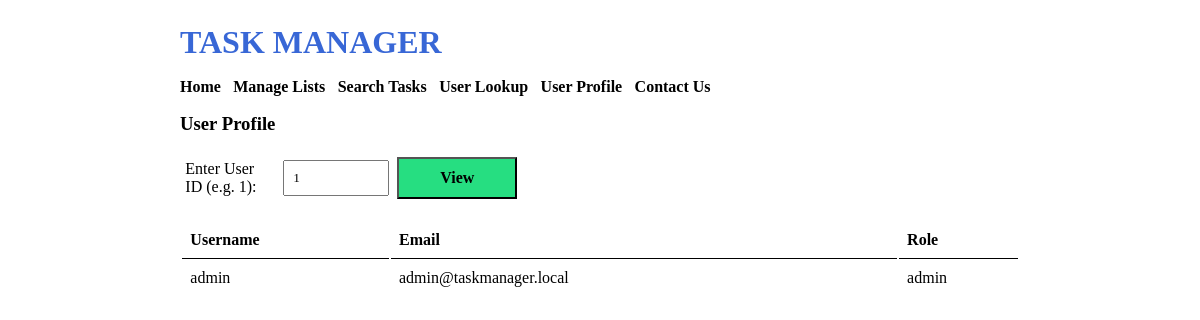
Screenshot of /profile.php?user_id=1 (signed in) with the database file from the repository.
### tables this page shows
CREATE TABLE `tbl_users` (
  `user_id` int(10) UNSIGNED NOT NULL AUTO_INCREMENT,
  `username` varchar(50) NOT NULL,
  `password` varchar(100) NOT NULL,
  `email` varchar(100) NOT NULL,
  `role` varchar(20) NOT NULL DEFAULT 'user',
  `token` varchar(100) DEFAULT NULL,
  PRIMARY KEY (`user_id`)
);

### profile.php (the view, shortened to what this page needs)
<?php
    $user_id = isset($_GET['user_id']) ? $_GET['user_id'] : '';
?>
<html>
    <head>
        <link rel="stylesheet" href="<?php echo SITEURL; ?>css/style.css" />
    </head>
    <body>
        <div class="wrapper">
            <h1>TASK MANAGER</h1>
            <div class="menu">
                <a href="<?php echo SITEURL; ?>">Home</a>
                <a href="<?php echo SITEURL; ?>manage-list.php">Manage Lists</a>
                <a href="<?php echo SITEURL; ?>search.php">Search Tasks</a>
                <a href="<?php echo SITEURL; ?>user-check.php">User Lookup</a>
                <a href="<?php echo SITEURL; ?>profile.php">User Profile</a>
                <a href="<?php echo SITEURL; ?>contact.php">Contact Us</a>
            </div>
            <h3>User Profile</h3>
            <form method="GET" action="">
                <table class="tbl-half">
                    <tr>
                        <td>Enter User ID (e.g. 1):</td>
                        <td><input type="text" name="user_id" placeholder="User ID" value="<?php echo htmlspecialchars($user_id); ?>" style="width:100%;padding:8px;" /></td>
                        <td><input class="btn-primary btn-lg" type="submit" value="View" style="padding: 10px 40px; min-width: 120px; font-size: 16px;" /></td>
                    </tr>
                </table>
            </form>
            <?php if ($user_id !== ''): ?>
            <table class="tbl-full">
                <tr>
                    <th>Username</th>
                    <th>Email</th>
                    <th>Role</th>
                </tr>
                <?php
                    $conn = mysqli_connect(LOCALHOST, DB_USERNAME, DB_PASSWORD) or die(mysqli_error());
                    $sql = "SELECT username, email, role FROM tbl_users WHERE user_id = $user_id";
                    $res = mysqli_query($conn, $sql) or die(mysqli_error($conn));
                    if ($res && mysqli_num_rows($res) > 0)
                    {
                        while ($row = mysqli_fetch_assoc($res))
                        {
                            ?>
                            <tr>
                                <td><?php echo $row['username']; ?></td>
                                <td><?php echo $row['email']; ?></td>
                                <td><?php echo $row['role']; ?></td>
                            </tr>
                            <?php
                        }
                    }
                    else
                    {
                        echo "<tr><td colspan='3'>User not found.</td></tr>";
                    }
                ?>
            </table>
            <?php endif; ?>
        </div>
    </body>
</html>

### css/style.css (style rules this page uses)
* { margin: 0; padding: 0; font-family: verdana; }
.wrapper { width: 70%; margin: 0 auto; padding: 2%; }
h1 { color: #3867d6; margin-bottom: 2%; }
h3 { margin: 2% 0; }
.menu { margin-bottom: 2%; }
.menu a { font-weight: bold; margin-right: 1%; color: black; text-decoration: none; }
.btn-primary { background-color: #26de81; padding: 5px; font-weight: bold; text-decoration: none; color: black; }
.btn-lg { width: 50%; }
.tbl-full { width: 100%; }
table tr th { text-align: left; border-bottom: 1px solid black; padding: 1%; padding-top: 3%; }
table tr td { padding: 1%; }
.tbl-half { width: 40%; }

### rows the page displays
tbl_users: username "admin", email "admin@taskmanager.local", role "admin"
